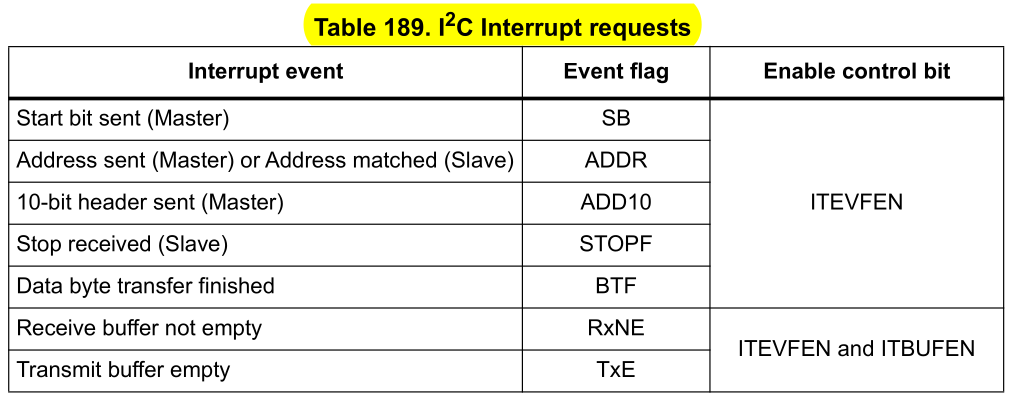
#> input picture Projects/I2C/Images/I2C Basic Interrupts.png, 1012 x 399 px, given in place of family.png, which was not available
$ python bit_map.py --image '../Images/I2C Basic Interrupts.png'
#> lines starting #> are read from the running program, lines starting #| are printed output that depends on the picture; pictures that were not available may be replaced by others from this repository, and a replacement may not be noted
import argparse
from PIL import Image

# Parse arguments from the command line
parser = argparse.ArgumentParser(description="Generate and update bitmap based on the selected image.")
parser.add_argument('--image', type=str, required=True, help="Specify the image to use.")
args = parser.parse_args()

print(f"\n{args.image}\n")

# Set the image path based on the command line argument
if args.image == "yami":
    image_path = "./Images/yami.png"
    threshold = 70
elif args.image == "gojo":
    image_path = "./Images/gojo.png"
    threshold = 128
# Set a default image if no yami bitmap is found
else:
    image_path = "./Images/family.png"
    threshold = 158

# Open and process the image
try:
    img = Image.open(image_path)
#> img is the input picture: PIL image 1012x399 RGBA; mean R, G, B, A 235.3, 235.3, 226.5, 255
    print(f"Loaded image: {image_path}")
    # Add your image processing code here...
except Exception as e:
    print(f"Error opening image: {e}")


# Replace with your desired output file path
output_file = "./Inc/main.h"
# The variable name you want to overwrite
variable_name = "static const uint8_t image_bitmap[1024]"

# Function to convert image to SSD1306 bitmap (Page Addressing Mode)
def image_to_ssd1306_bitmap(image, threshold=128):
	width, height = image.size
	pages = (height + 7) // 8  # Number of pages (8 rows per page)

	bitmap = []

	for page in range(pages):
		for x in range(width):
			byte = 0
			for y in range(8):
				pixel_y = page * 8 + y
				if pixel_y < height:  # Check if within image bounds
					pixel = image.getpixel((x, pixel_y))
					if isinstance(pixel, tuple):  # Convert color to grayscale
						pixel = int(0.299 * pixel[0] + 0.587 * pixel[1] + 0.114 * pixel[2])
					# Apply threshold to convert grayscale to black/white
					if pixel < threshold:  # Black pixel
						byte |= (1 << y)
			bitmap.append(byte)

	return bitmap

# Function to overwrite the bitmap array in the file
def overwrite_variable_in_file(bitmap, file_path, variable_name):
	with open(file_path, 'r+') as f:
		lines = f.readlines()

		# Find the line containing the variable_name and remove the old bitmap data
		start_index = None
		end_index = None

		for i, line in enumerate(lines):
			if variable_name in line:
				start_index = i
				break

		if start_index is not None:
			# Find the end of the variable definition
			for j in range(start_index + 1, len(lines)):
				if '};' in lines[j]:
					end_index = j
					break

			# Replace the old variable with the new bitmap data
			if end_index is not None:
				new_lines = lines[:start_index + 1]
				new_lines.append('= {\n')
				for i, byte in enumerate(bitmap):
					if(i == 0):
						new_lines.append("\t")
					elif (i + 1) % 16 == 0:
						new_lines.append("\n\t")
					new_lines.append(f"0x{byte:02X}, ")
				new_lines.append("\n};\n")
				new_lines.extend(lines[end_index + 1:])

				# Rewrite the file with the new bitmap data
				f.seek(0)
				f.writelines(new_lines)
				f.truncate()

# Main function
def generate_bitmap(image_path, threshold=128, output_file="output.txt", variable_name="static const uint8_t yami_bitmap[1024]"):
	# Load the image
#> called with image_path = './Images/family.png', threshold = 158, output_file = './Inc/main.h', variable_name = 'static const uint8_t image_bitmap[1024]'
	image = Image.open(image_path)

	# Resize the image to fit 128x64 resolution (maintaining aspect ratio)
	image.thumbnail((128, 64), Image.Resampling.LANCZOS)
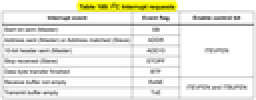
#> image: PIL image 128x50 RGBA (shown 2 times larger); mean R, G, B, A 233.8, 233.8, 225.1, 255
	width, height = image.size
#> width = 128; height = 50

	# Create a new blank image with 128x64 resolution
	new_image = Image.new("L", (128, 64), 255)  # White background
#> new_image: PIL image 128x64 L; every value is 255
	# Paste the resized image onto the center of the blank image
	new_image.paste(image, ((128 - width) // 2, (64 - height) // 2))
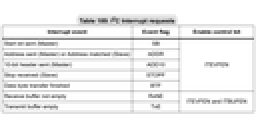
#> new_image: PIL image 128x64 L (shown 2 times larger); min 65, max 255, mean 237.7

	# Convert the image to SSD1306 bitmap
	bitmap = image_to_ssd1306_bitmap(new_image, threshold)
#> after the loop in image_to_ssd1306_bitmap, `for page in range(pages):`: bitmap = 1024 values, max 140 at index 170, min 0 at index 0, mean 6.72

	# Overwrite the bitmap array in the specified file
	overwrite_variable_in_file(bitmap, output_file, variable_name)

	print(f"Bitmap written and variable {variable_name} overwritten in {output_file}")

# Generate the bitmap and overwrite the variable in the file
#> (the run stopped early here; a loop or call above may not have finished)

$ run again, on Projects/I2C/Images/I2C Error IRQ.png
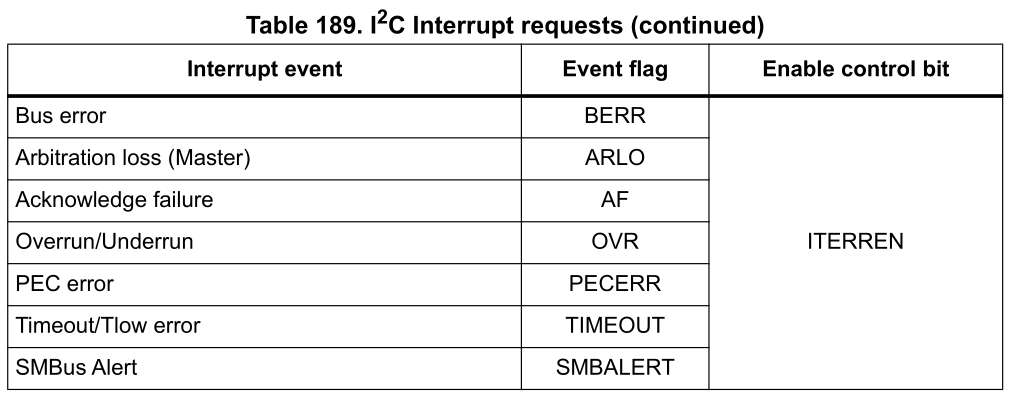
#> input picture Projects/I2C/Images/I2C Error IRQ.png, 1012 x 399 px, given in place of family.png, which was not available
#> img is the input picture: PIL image 1012x399 RGBA; mean R, G, B, A 237.6, 237.6, 237.6, 255
#> in generate_bitmap, `image.thumbnail((128, 64), Image.Resampling.LANCZOS)`:
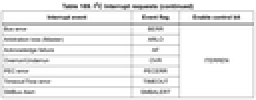
#> image: PIL image 128x50 RGBA (shown 2 times larger); mean R, G, B, A 236, 236, 236, 255
#> in generate_bitmap, `new_image.paste(image, ((128 - width) // 2, (64 - height) // 2))`:
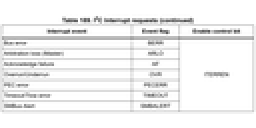
#> new_image: PIL image 128x64 L (shown 2 times larger); min 84, max 255, mean 240.2
#> after the loop in image_to_ssd1306_bitmap, `for page in range(pages):`: bitmap = 1024 values, max 134 at index 162, min 0 at index 0, mean 8.98
